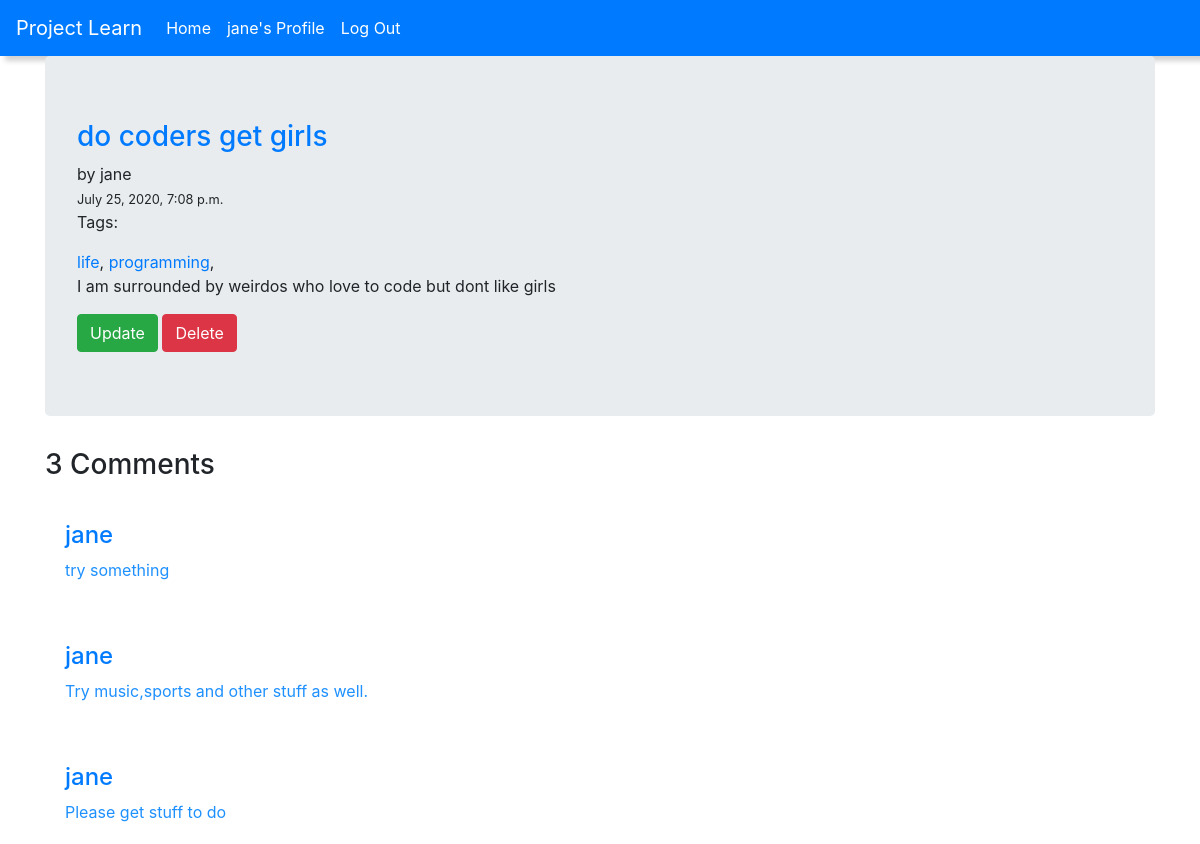
The page /posts/do coders get girls/ (signed in) on the database its author committed.
### blog/models.py (models this page shows, shortened)
class Post(models.Model):
    STATUS_CHOICES = (
        ('draft', 'Draft'),
        ('published', 'Published'),
    )
    tags=TaggableManager()
    title = models.CharField(max_length=250)
    slug = models.SlugField(max_length=250, unique_for_date='published')
    author = models.ForeignKey(
        User, on_delete=models.CASCADE, related_name='blog_posts')
    body = models.TextField()
    publish = models.DateTimeField(default=timezone.now)
    created = models.DateTimeField(auto_now_add=True)
    updated = models.DateTimeField(auto_now_add=True)
    status = models.CharField(
        max_length=10, choices=STATUS_CHOICES, default='draft')
    class Meta:
        ordering = ['-publish']

class Comment(models.Model):
    post=models.ForeignKey(Post,on_delete=models.CASCADE)
    body=models.TextField()
    author=models.ForeignKey(User,on_delete=models.CASCADE)
    commented_on=models.DateTimeField(auto_now=True)

### blog/views.py (the view, shortened to what this page needs)
# urls.py: path('posts/<str:title>/',views.post_details,name='post_details'),
@login_required
def post_details(request,title):
    post=Post.objects.get(title=title)
    comments=Comment.objects.filter(author=request.user).order_by('-commented_on')
    form=CommentForm()
    context={
        'post':post,
        'form':form,
        'comments':comments
    }
    return render(request,'blog/post_detail.html',context)

### blog/templates/blog/post_detail.html (shortened to what this page needs)
{% extends 'blog/base.html' %}
{% load crispy_forms_tags %}
{% block body %}
<div class="container">
<div class="jumbotron">
    <div class="head-text">
      <a href="/posts/{{post.title}}/"><h3>{{post.title}}</h3></a> by {{post.author}}</div>
    <small class="post-time">{{post.created}}</small>
    <p>Tags:</p>
    {% for tag in post.tags.all %}
        <a href="/posts_with_tag/{{tag}}">{{tag}}</a>,
    {% endfor %}
    <p>{{post.body}}</p>
    {% if post.author == user %}
        <a href="/update_post/{{post.pk}}" class="btn btn-success">Update</a>
        <a href="" class="btn btn-danger">Delete</a>
    {% endif %}
  </div>
  <h3>{{comments.count}} Comments</h3>
  {% for comment in comments %}
    <div class="comment">
      <a href="/user_profile/{{comment.author.id}}"><h4>{{comment.author}}</h4></a>
      {{comment.body}}
    </div>
  {% endfor %}
  </div>
{% endblock body %}

### blog/templates/blog/base.html (shortened to what this page needs)
{% load static %}
<!DOCTYPE html>
<html lang="en">
  <head>
    <link rel="stylesheet" href="{% static 'blog/main.css' %}" />
    <link rel="stylesheet" href="{% static 'blog/bootstrap.min.css' %}" />
  </head>
  <body>
    <header>
      <nav class="navbar navbar-expand-sm navbar-dark bg-primary">
        <a class="navbar-brand" href="{%url 'blog:home' %}">Project Learn</a>
        <div class="collapse navbar-collapse" id="collapsibleNavId">
          <ul class="navbar-nav mr-auto mt-2 mt-lg-0">
            <li class="nav-item active">
              <a class="nav-link" href="{% url 'blog:home' %}"
                >Home <span class="sr-only">(current)</span></a
              >
            </li>
            {% if user.is_authenticated %}
            <li class="nav-item active">
              <a href="/user_profile/{{request.user.id}}" class="nav-link">{{request.user.username}}'s Profile</a>
            </li>
            <li class="nav-item active">
              <a class="nav-link" href="{% url 'blog:logout' %}">Log Out</a>
            </li>
            {% endif %}
          </ul>
        </div>
      </nav>
    </header>
    {% block body %} {% endblock body %}
  </body>
</html>

### blog/static/blog/main.css (style rules this page uses)
header { background-color: white; color: dodgerblue; box-shadow: 5px 5px 5px lightgray; display: flex; justify-content: space-between; }
a { text-decoration: none; }
.comment { color: dodgerblue; margin-top: 20px; background-color: white; padding: 20px; border-radius: 7px; width: 60%; }

### rows shown on the page
Post: title "do coders get girls", author "jane", created "July 25, 2020, 7:08 p.m.", body "I am surrounded by weirdos who love to code but dont like girls"
Tag: name "life"
Tag: name "programming"
Comment: author "jane", body "try something"
Comment: author "jane", body "Try music,sports and other stuff as well."
Comment: author "jane", body "Please get stuff to do"

### other values the page prints
{{ request.user.username }} "jane"
{{ comments.count }} "3"
